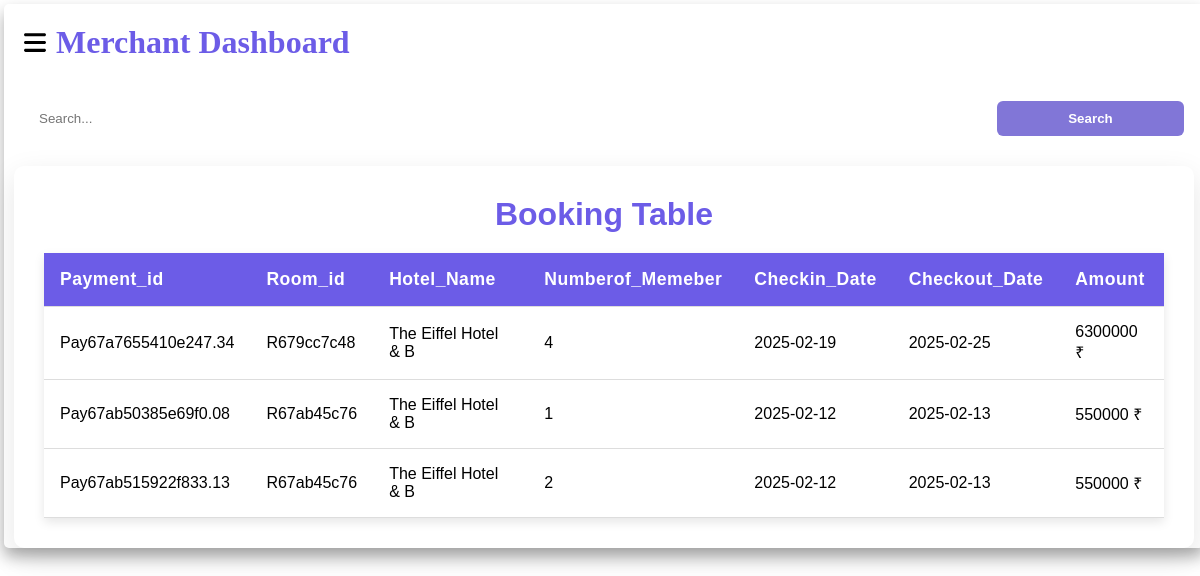
Page /Mybooking.php (signed in) on the earlier database version.
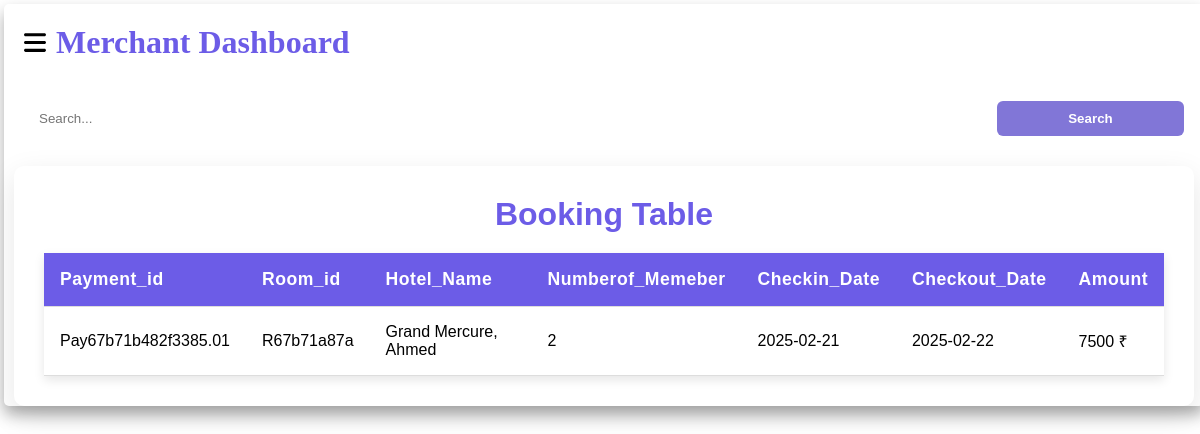
Same page on the later database version.
### tables this page shows
CREATE TABLE `booking_list` (
  `Payment_id` varchar(20) NOT NULL,
  `Room_id` varchar(20) NOT NULL,
  `Customer_id` varchar(20) NOT NULL,
  `Customer_name` varchar(50) NOT NULL,
  `Hotel_id` varchar(30) NOT NULL,
  `Numberof_Memeber` int(11) NOT NULL,
  `Checkin_Date` varchar(20) NOT NULL,
  `Checkout_Date` varchar(20) NOT NULL,
  `Amount` int(11) NOT NULL,
  `Transaction_Date` varchar(30) NOT NULL
);

CREATE TABLE `m_register` (
  `Um_id` varchar(10) NOT NULL,
  `Username` varchar(50) NOT NULL,
  `Email` varchar(50) NOT NULL,
  `Password` varchar(100) NOT NULL,
  `Hotel_id` varchar(10) NOT NULL,
  `Hotel_Name` varchar(20) NOT NULL,
  `Hotel_Address` text NOT NULL,
  `Hotel_Mobileno` char(15) NOT NULL,
  `Hotel_Bname` varchar(50) NOT NULL,
  `Hotel_AccountNo` char(20) NOT NULL,
  `Hotel_IFSCcode` char(15) NOT NULL
);

### Mybooking.php (the view, shortened to what this page needs)
<!DOCTYPE html>
<html lang="en">
<head>
    <link rel="stylesheet" href="./CSS/index.css">
    <link rel="stylesheet" href="./CSS/table.css">
    <link rel="stylesheet" href="https://cdnjs.cloudflare.com/ajax/libs/font-awesome/6.6.0/css/all.min.css" />
</head>
<body>
        <div class="right">
            <div class="navbar">
                <h1 class="name" class="h-div">
                    <img src="./Images/ham.svg" id="hambtn">
                    <span class="n1">Merchant Dashboard</span>
                </h1>
            </div>
            <form method="POST">
                <div class="search">
                    <input class="stc" type="text" name="serch" placeholder="Search...">
                    <button class="scbtn" name="serchbtn">Search</button>
                </div>
            </form>
            <?php
            include './Process/cnn.php';
            if (array_key_exists('serchbtn', $_POST)) {
                serchdata();
            } else {
                $cname= $_SESSION['name'];
                $cdata = mysqli_query($cnn,"select * from c_register where Username = '$cname'");
                $cd = mysqli_fetch_array($cdata);
                $cid = $cd['Uc_id'];
                $dv  = mysqli_query($cnn, "Select * from booking_list where Customer_id  ='$cid'");
                echo "<div class='table-container'>
                <h1>Booking Table</h1>
                    <table>
                        <thead>
                            <tr id ='data2'>
                                <th>Payment_id</th>
                                <th>Room_id</th>
                                <th>Hotel_Name</th>
                                <th>Numberof_Memeber</th>
                                <th>Checkin_Date</th>
                                <th>Checkout_Date</th>
                                <th>Amount</th>
                            </tr>
                        </thead>";
                while ($d = mysqli_fetch_assoc($dv)) {
                    $hid = $d['Hotel_id'];
                    $fg = mysqli_query($cnn,"select * from m_register where Hotel_id = '$hid'");
                    $f = mysqli_fetch_array($fg);
                    echo "<tbody>
                    <tr>
                        <td><span id='data'>Payment_id :</span>" . $d['Payment_id'] . "</td>
                        <td><span id='data'>Room_id :</span>" . $d['Room_id'] . "</td>
                        <td><span id='data'>Hotel_Name :</span>" . $f['Hotel_Name'] . "</td>
                        <td><span id='data'>Numberof_Memeber :</span>" . $d['Numberof_Memeber'] . "</td>
                        <td><span id='data'>Checkin_Date :</span>" . $d['Checkin_Date'] . "</td>
                        <td><span id='data'>Checkout_Date :</span>" . $d['Checkout_Date'] . "</td>
                        <td><span id='data'>Amount:</span>" . $d['Amount'] . " ₹ </td>
                    </tr>
                </tbody>";
                }
                echo "</table></div>";
            }
            ?>
        </div>
</body>
</html>

### CSS/index.css (style rules this page uses)
* { margin: 0; padding: 0; }
.name { display: flex; align-items: center; gap: 10px; margin: 20px; }
#hambtn { width: 22px; }
.right { width: 100vw; box-shadow: 0 0.5rem 1rem #D4D4D4; }
.right { border-radius: 5px; margin: 4px; box-shadow: 0 0.5rem 1rem #acacac; }
.navbar { cursor: pointer; font-size: 13px; display: flex; align-items: center; justify-content: space-between; }

### CSS/table.css (style rules this page uses)
.table-container { overflow: auto; margin: 10px; background-color: white; padding: 30px; border-radius: 10px; box-shadow: 0 10px 30px rgba(0, 0, 0, 0.1); animation: fadeIn 1s ease-in-out; cursor: pointer; font-family: 'Lucida Sans', 'Lucida Sans Regular', 'Lucida Grande', 'Lucida Sans Unicode', Geneva, Verdana, sans-serif; }
h1 { text-align: center; color: #6c5ce7; font-size: 2rem; margin-bottom: 20px; animation: fadeIn 1.5s ease-out; }
table { width: 100%; border-collapse: collapse; margin-top: 20px; animation: fadeIn 1.5s ease-in-out; }
th, td { padding: 16px; text-align: left; border-bottom: 1px solid #ddd; transition: background-color 0.3s ease, transform 0.3s ease; }
th { background-color: #6c5ce7; color: white; font-size: 1.1rem; font-weight: 600; letter-spacing: 0.5px; }
table { box-shadow: 0 4px 10px rgba(0, 0, 0, 0.1); }
.stc { width: 100%; padding: 10px 15px; border-radius: 4px; border: none; }
.scbtn { padding: 6px; cursor: pointer; width: 20%; background: #8176d7; border-radius: 6px; font-weight: bold; border: none; color: white; font-family: 'Trebuchet MS', 'Lucida Sans Unicode', 'Lucida Grande', 'Lucida Sans', Arial, sans-serif; }
.search { gap: 20px; display: flex; justify-content: center; padding: 20px; }

Differences in the rows shown:
removed booking_list: Payment_id "Pay67a7655410e247.34", Room "R679cc7c48", m_register.Hotel_Name "The Eiffel Hotel & B", Numberof_Memeber "4", Checkin_Date "2025-02-19", Checkout_Date "2025-02-25", Amount "6300000"
removed booking_list: Payment_id "Pay67ab50385e69f0.08", Room "R67ab45c76", m_register.Hotel_Name "The Eiffel Hotel & B", Numberof_Memeber "1", Checkin_Date "2025-02-12", Checkout_Date "2025-02-13", Amount "550000"
removed booking_list: Payment_id "Pay67ab515922f833.13", Room "R67ab45c76", m_register.Hotel_Name "The Eiffel Hotel & B", Numberof_Memeber "2", Checkin_Date "2025-02-12", Checkout_Date "2025-02-13", Amount "550000"
added booking_list: Payment_id "Pay67b71b482f3385.01", Room "R67b71a87a", m_register.Hotel_Name "Grand Mercure, Ahmed", Numberof_Memeber "2", Checkin_Date "2025-02-21", Checkout_Date "2025-02-22", Amount "7500"
